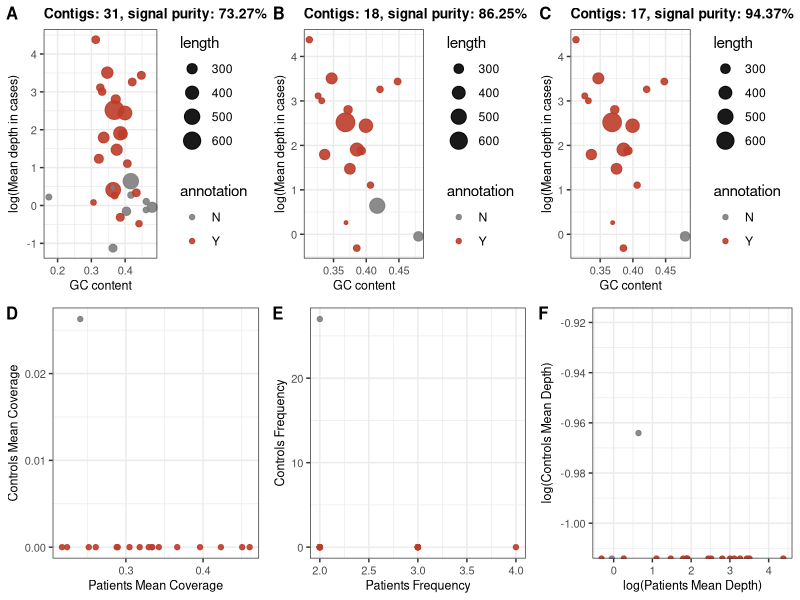
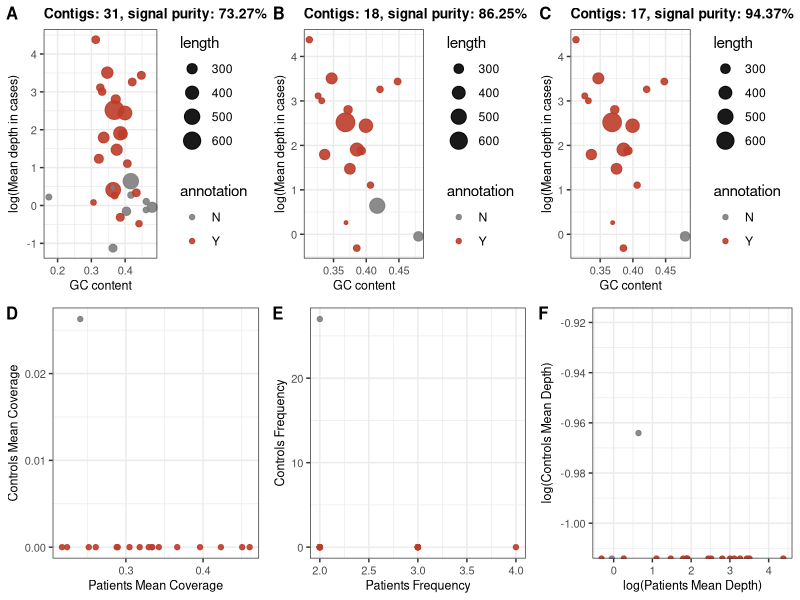

The R script that drew these images, in order:
library(ggpubr)
library(ggplot2)
library(ggsci)
# 读取数据
Main <- read.table("MPX.PRJ14.summary.V2.txt", header = TRUE, sep = "\t")
Main$log_meanDepth <- log(Main$case.mean.depth)

# 颜色定义
colorsQ <- c("grey50", pal_nejm("default")(1))

# 辅助函数：获取非空颜色
get_colors <- function(data) {
  tbl <- table(data$annotation)
  colorsQ[tbl > 0]
}

# ---- 图 A：原始数据 ----
sr <- round(sum(Main[Main$annotation == "Y", "length"]) / sum(Main$length) * 100, digits = 2)
f1_left <- ggscatter(Main, "gc", "log_meanDepth",
                     xlab = "GC content", ylab = "log(Mean depth in cases)",
                     color = "annotation", alpha = 0.9, legend = "none",
                     palette = colorsQ, size = "length",
                     title = paste0("Contigs: ", nrow(Main), ", signal purity: ", sr, "%")) +
  theme_bw() +
  theme(plot.title = element_text(size = 10, face = "bold"),
        axis.title = element_text(size = 9),
        axis.text = element_text(size = 8))

# ---- 图 B：case.fre ≥ 2 ----
Main_m2 <- Main[Main$case.fre >= 2, ]
sr <- round(sum(Main_m2[Main_m2$annotation == "Y", "length"]) / sum(Main_m2$length) * 100, digits = 2)
f1_middle <- ggscatter(Main_m2, "gc", "log_meanDepth",
                       xlab = "GC content", ylab = "log(Mean depth in cases)",
                       color = "annotation", alpha = 0.9, legend = "none",
                       palette = get_colors(Main_m2), size = "length",
                       title = paste0("Contigs: ", nrow(Main_m2), ", signal purity: ", sr, "%")) +
  theme_bw() +
  theme(plot.title = element_text(size = 10, face = "bold"),
        axis.title = element_text(size = 9),
        axis.text = element_text(size = 8))

# ---- 图 C：case.fre ≥ 2 且 control.fre ≤ 1 ----
Main_m2_m2 <- Main_m2[Main_m2$control.fre <= 1, ]
sr <- round(sum(Main_m2_m2[Main_m2_m2$annotation == "Y", "length"]) / sum(Main_m2_m2$length) * 100, digits = 2)
f1_right <- ggscatter(Main_m2_m2, "gc", "log_meanDepth",
                      xlab = "GC content", ylab = "log(Mean depth in cases)",
                      color = "annotation", alpha = 0.9, legend = "none",
                      palette = get_colors(Main_m2_m2), size = "length",
                      title = paste0("Contigs: ", nrow(Main_m2_m2), ", signal purity: ", sr, "%")) +
  theme_bw() +
  theme(plot.title = element_text(size = 10, face = "bold"),
        axis.title = element_text(size = 9),
        axis.text = element_text(size = 8))

# ---- 图 D：病例 vs 对照 Coverage（使用 Main_m2 数据） ----
Main_plot <- Main_m2
colors_plot <- get_colors(Main_plot)
p <- ggplot(Main_plot, aes(x = case.mean.cov, y = control.mean.cov, color = annotation)) +
  geom_point(size = 1.5, alpha = 0.9) +
  scale_color_manual(values = colors_plot) +
  labs(x = "Patients Mean Coverage", y = "Controls Mean Coverage") +
  theme_bw() +
  theme(axis.title = element_text(size = 9),
        axis.text = element_text(size = 8),
        legend.position = "none")

# ---- 图 E：病例 vs 对照 Frequency ----
p1 <- ggplot(Main_plot, aes(x = case.fre, y = control.fre, color = annotation)) +
  geom_point(size = 1.5, alpha = 0.9) +
  scale_color_manual(values = colors_plot) +
  labs(x = "Patients Frequency", y = "Controls Frequency") +
  theme_bw() +
  theme(axis.title = element_text(size = 9),
        axis.text = element_text(size = 8),
        legend.position = "none")

# ---- 图 F：病例 vs 对照 Depth (log) ----
p2 <- ggplot(Main_plot, aes(x = log(case.mean.depth), y = log(control.mean.depth), color = annotation)) +
  geom_point(size = 1.5, alpha = 0.9) +
  scale_color_manual(values = colors_plot) +
  labs(x = "log(Patients Mean Depth)", y = "log(Controls Mean Depth)") +
  theme_bw() +
  theme(axis.title = element_text(size = 9),
        axis.text = element_text(size = 8),
        legend.position = "none")

# 组合图形（2行3列）
pCyto <- ggarrange(f1_left, f1_middle, f1_right, p, p1, p2,
                   labels = c("A", "B", "C", "D", "E", "F"),
                   ncol = 3, nrow = 2,
                   font.label = list(size = 12, face = "bold"),
                   common.legend = FALSE)

# 保存为 PNG 和 PDF
ggsave("F_S6.png", plot = pCyto, width = 12, height = 8, dpi = 300, bg = "white")
ggsave("F_S6.pdf", plot = pCyto, width = 12, height = 8, dpi = 300, bg = "white")
